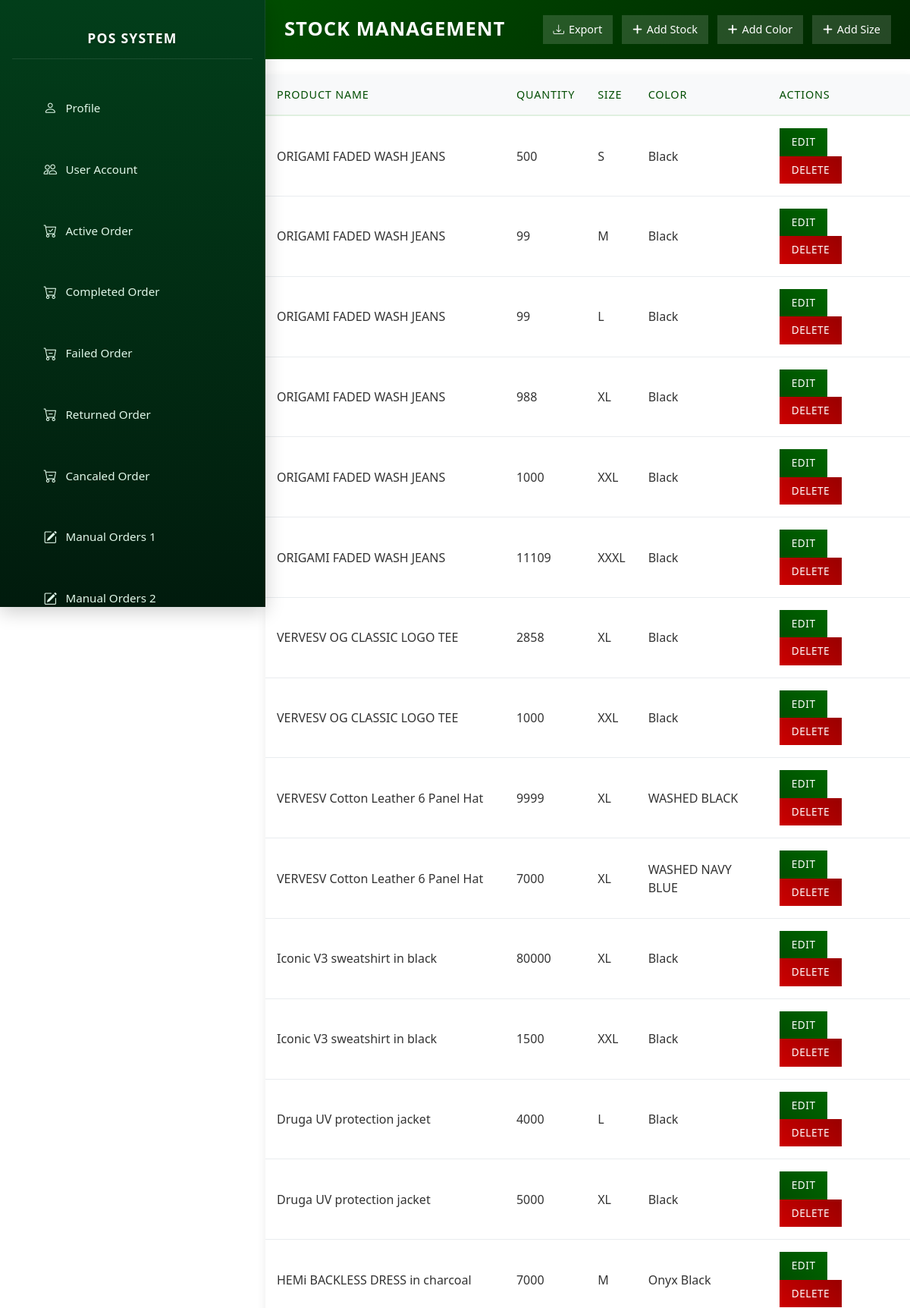
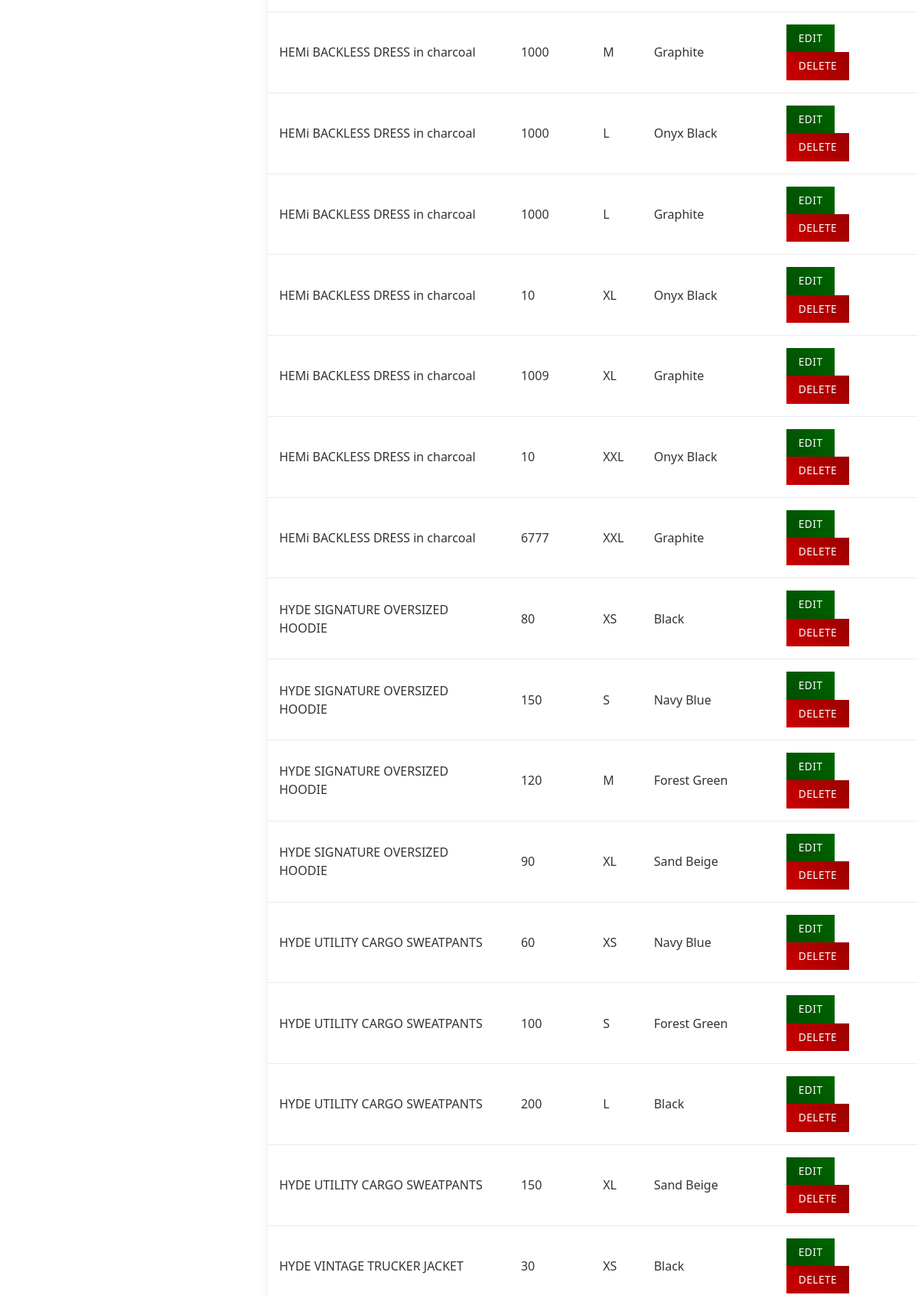
/admin/stock.php (signed in, upper part), run on the app's committed database (2 pictures, top to bottom).
### tables this page shows
CREATE TABLE `stock` (
  `stockID` int(11) NOT NULL,
  `quantity` int(11) NOT NULL,
  `productID` int(11) NOT NULL,
  `sizeID` int(11) NOT NULL,
  `colorID` int(11) NOT NULL
);

CREATE TABLE `product` (
  `productID` int(11) NOT NULL,
  `productName` varchar(500) NOT NULL,
  `price` double NOT NULL,
  `discountedPrice` double DEFAULT NULL,
  `postedDate` date DEFAULT NULL,
  `description` varchar(500) NOT NULL,
  `waitingWeek` int(11) NOT NULL,
  `preorder` tinyint(4) DEFAULT NULL
);

CREATE TABLE `size` (
  `sizeID` int(11) NOT NULL,
  `sizeName` varchar(50) NOT NULL
);

CREATE TABLE `color` (
  `colorID` int(11) NOT NULL,
  `colorName` varchar(500) NOT NULL,
  `colorCode` varchar(500) NOT NULL
);

### admin/stock.php (the view, shortened to what this page needs)
<?php
include '../connection/connectdb.php';
$query = "SELECT * FROM stock JOIN product ON stock.productID = product.productID JOIN size ON stock.sizeID = size.sizeID JOIN color ON stock.colorID = color.colorID";
$result = $conn->query($query);
?>
<!DOCTYPE html>
<html lang="en">
<head>
    <?php include "./layout/header.php"; ?>
</head>
<body>
    <?php
        include "nav.php";
        $login = $_SESSION['login'] ?? false;
        if($login == true) {
            echo "<div class='main-content'>";
            echo "<div class='page-header'>";
            echo "<h1>Stock Management</h1>";
            echo "<div class='header-actions'>";
            echo "<form id='filterForm' method='get' style='display:inline;'>";
            echo "<button type='submit' name='export' value='csv'><i class='bi bi-download'></i> Export</button>";
            echo "</form>";
            echo "<button onclick=\"window.location.href='add_new_stock.php'\"><i class='fa fa-plus'></i> Add Stock</button>";
            echo "<button onclick=\"window.location.href='add_new_color.php'\"><i class='fa fa-plus'></i> Add Color</button>";
            echo "<button onclick=\"window.location.href='add_new_size.php'\"><i class='fa fa-plus'></i> Add Size</button>";
            echo "</div>";
            echo "</div>";
            if ($result && $result->num_rows > 0) {
                echo "<table class='stock-table'>";
                echo "<thead><tr>";
                echo "<th>Product Name</th>";
                echo "<th>Quantity</th>";
                echo "<th>Size</th>";
                echo "<th>Color</th>";
                echo "<th>Actions</th>";
                echo "</tr></thead>";
                echo "<tbody>";
                while ($row = $result->fetch_assoc()) {
                    echo "<tr>";
                    echo "<td data-label='Product Name'>".$row['productName']."</td>";
                    echo "<td data-label='Quantity'>".$row['quantity']."</td>";
                    echo "<td data-label='Size'>".$row['sizeName']."</td>";
                    echo "<td data-label='Color'>".$row['colorName']."</td>";
                    echo "<td data-label='Actions'>";
                    echo "<a href='edit_stock.php?stockID=".$row['stockID']."' class='btn-edit'>Edit</a>";
                    echo "<a href='delete_stock.php?stockID=".$row['stockID']."' class='btn-delete'>Delete</a>";
                    echo "</td>";
                    echo "</tr>";
                }
                echo "</tbody></table>";
            } else {
                echo "<div class='no-stock'>No stock items available.</div>";
            }
            echo "</div>";
        }
    ?>
</body>
</html>

### admin/style.css (style rules this page uses)
body { margin: 0; font-family: 'Calibri', sans-serif; background: #f8f9fa; }
.main-content { margin-left: 350px; padding: 0 !important; transition: margin-left 0.35s cubic-bezier(0.4, 0, 0.2, 1); min-height: 100vh; }
html { scroll-behavior: smooth; scrollbar-width: 5px; scrollbar-color: #044606 rgb(0, 0, 0); }

### admin/stock.php (style rules this page uses)
.page-header { background: linear-gradient(135deg, #004d00, #002600); color: white; padding: 20px 25px; border-radius: 0; margin: 0 0 20px 0; display: flex; justify-content: space-between; align-items: center; flex-wrap: wrap; gap: 15px; }
.page-header h1 { margin: 0; font-size: 1.6rem; font-weight: 600; text-transform: uppercase; letter-spacing: 1px; }
.header-actions { display: flex; gap: 12px; align-items: center; flex-wrap: wrap; }
.header-actions button { background: rgba(255,255,255,0.15); border: none; color: white; padding: 8px 14px; border-radius: 0; font-size: 0.9rem; cursor: pointer; transition: all 0.3s ease; display: flex; align-items: center; gap: 6px; }
.stock-table { width: 100%; border-collapse: collapse; background: white; box-shadow: 0 4px 12px rgba(0,0,0,0.08); border-radius: 0; overflow: hidden; }
.stock-table thead { background: #f8f9fa; border-bottom: 2px solid #e0f0e0; }
.stock-table thead th { padding: 16px 15px; text-align: left; font-weight: 500; color: #004d00; font-size: 0.9rem; text-transform: uppercase; letter-spacing: 0.8px; }
.stock-table tbody tr { transition: all 0.3s ease; border-bottom: 1px solid #e9ecef; }
.stock-table td { padding: 16px 15px; vertical-align: middle; font-size: 1rem; color: #333; }
.btn-edit, .btn-delete { padding: 8px 16px; border: none; border-radius: 0; text-decoration: none; font-size: 0.85rem; font-weight: 500; text-transform: uppercase; letter-spacing: 0.5px; transition: all 0.3s ease; display: inline-block; margin-right: 10px; }
.btn-edit { background: linear-gradient(45deg, #004d00, #006600); color: white; }
.btn-delete { background: linear-gradient(45deg, #cc0000, #990000); color: white; }

### data on the page
stock: productID.productName "ORIGAMI FADED WASH JEANS", quantity "500", sizeID.sizeName "S", colorID.colorName "Black"
stock: productID.productName "ORIGAMI FADED WASH JEANS", quantity "99", sizeID.sizeName "M", colorID.colorName "Black"
stock: productID.productName "ORIGAMI FADED WASH JEANS", quantity "99", sizeID.sizeName "L", colorID.colorName "Black"
stock: productID.productName "ORIGAMI FADED WASH JEANS", quantity "988", sizeID.sizeName "XL", colorID.colorName "Black"
stock: productID.productName "ORIGAMI FADED WASH JEANS", quantity "1000", sizeID.sizeName "XXL", colorID.colorName "Black"
stock: productID.productName "ORIGAMI FADED WASH JEANS", quantity "11109", sizeID.sizeName "XXXL", colorID.colorName "Black"
stock: productID.productName "VERVESV OG CLASSIC LOGO TEE", quantity "2858", sizeID.sizeName "XL", colorID.colorName "Black"
stock: productID.productName "VERVESV OG CLASSIC LOGO TEE", quantity "1000", sizeID.sizeName "XXL", colorID.colorName "Black"
stock: productID.productName "VERVESV Cotton Leather 6 Panel Hat", quantity "9999", sizeID.sizeName "XL", colorID.colorName "WASHED BLACK"
stock: productID.productName "VERVESV Cotton Leather 6 Panel Hat", quantity "7000", sizeID.sizeName "XL", colorID.colorName "WASHED NAVY BLUE"
stock: productID.productName "Iconic V3 sweatshirt in black", quantity "80000", sizeID.sizeName "XL", colorID.colorName "Black"
stock: productID.productName "Iconic V3 sweatshirt in black", quantity "1500", sizeID.sizeName "XXL", colorID.colorName "Black"
stock: productID.productName "Druga UV protection jacket", quantity "4000", sizeID.sizeName "L", colorID.colorName "Black"
stock: productID.productName "Druga UV protection jacket", quantity "5000", sizeID.sizeName "XL", colorID.colorName "Black"
stock: productID.productName "HEMi BACKLESS DRESS in charcoal", quantity "7000", sizeID.sizeName "M", colorID.colorName "Onyx Black"
stock: productID.productName "HEMi BACKLESS DRESS in charcoal", quantity "1000", sizeID.sizeName "M", colorID.colorName "Graphite"
stock: productID.productName "HEMi BACKLESS DRESS in charcoal", quantity "1000", sizeID.sizeName "L", colorID.colorName "Onyx Black"
stock: productID.productName "HEMi BACKLESS DRESS in charcoal", quantity "1000", sizeID.sizeName "L", colorID.colorName "Graphite"
stock: productID.productName "HEMi BACKLESS DRESS in charcoal", quantity "10", sizeID.sizeName "XL", colorID.colorName "Onyx Black"
stock: productID.productName "HEMi BACKLESS DRESS in charcoal", quantity "1009", sizeID.sizeName "XL", colorID.colorName "Graphite"
stock: productID.productName "HEMi BACKLESS DRESS in charcoal", quantity "10", sizeID.sizeName "XXL", colorID.colorName "Onyx Black"
stock: productID.productName "HEMi BACKLESS DRESS in charcoal", quantity "6777", sizeID.sizeName "XXL", colorID.colorName "Graphite"
stock: productID.productName "HYDE SIGNATURE OVERSIZED HOODIE", quantity "80", sizeID.sizeName "XS", colorID.colorName "Black"
stock: productID.productName "HYDE SIGNATURE OVERSIZED HOODIE", quantity "150", sizeID.sizeName "S", colorID.colorName "Navy Blue"
stock: productID.productName "HYDE SIGNATURE OVERSIZED HOODIE", quantity "120", sizeID.sizeName "M", colorID.colorName "Forest Green"
stock: productID.productName "HYDE SIGNATURE OVERSIZED HOODIE", quantity "90", sizeID.sizeName "XL", colorID.colorName "Sand Beige"
stock: productID.productName "HYDE UTILITY CARGO SWEATPANTS", quantity "60", sizeID.sizeName "XS", colorID.colorName "Navy Blue"
stock: productID.productName "HYDE UTILITY CARGO SWEATPANTS", quantity "100", sizeID.sizeName "S", colorID.colorName "Forest Green"
stock: productID.productName "HYDE UTILITY CARGO SWEATPANTS", quantity "200", sizeID.sizeName "L", colorID.colorName "Black"
stock: productID.productName "HYDE UTILITY CARGO SWEATPANTS", quantity "150", sizeID.sizeName "XL", colorID.colorName "Sand Beige"
stock: productID.productName "HYDE VINTAGE TRUCKER JACKET", quantity "30", sizeID.sizeName "XS", colorID.colorName "Black"
